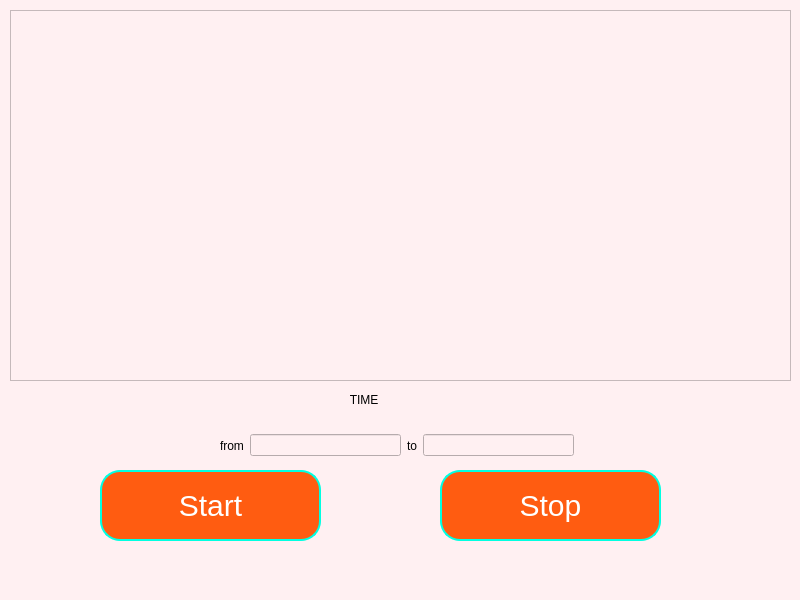
<?xml version="1.0" encoding="UTF-8"?>
<ui version="4.0">
 <class>MainWindow</class>
 <widget class="QMainWindow" name="MainWindow">
  <property name="geometry">
   <rect>
    <x>0</x>
    <y>0</y>
    <width>800</width>
    <height>600</height>
   </rect>
  </property>
  <property name="windowTitle">
   <string>MainWindow</string>
  </property>
  <property name="styleSheet">
   <string notr="true">background-color:rgb(255, 240, 242)</string>
  </property>
  <widget class="QWidget" name="centralwidget">
   <widget class="QTextBrowser" name="textBrowser">
    <property name="geometry">
     <rect>
      <x>10</x>
      <y>10</y>
      <width>781</width>
      <height>371</height>
     </rect>
    </property>
   </widget>
   <widget class="QPushButton" name="start_button">
    <property name="geometry">
     <rect>
      <x>100</x>
      <y>470</y>
      <width>221</width>
      <height>71</height>
     </rect>
    </property>
    <property name="styleSheet">
     <string notr="true">font-size: 30px;
font-weight: bolder;
border: 2px solid;
border-radius: 20px;
border-color: rgb(1, 255, 225);
background-color: rgb(255, 92, 17);
color: rgb(255, 255, 255)</string>
    </property>
    <property name="text">
     <string>Start</string>
    </property>
   </widget>
   <widget class="QPushButton" name="stop_button">
    <property name="geometry">
     <rect>
      <x>440</x>
      <y>470</y>
      <width>221</width>
      <height>71</height>
     </rect>
    </property>
    <property name="styleSheet">
     <string notr="true">font-size: 30px;
font-weight: bolder;
border: 2px solid;
border-radius: 20px;
border-color: rgb(1, 255, 225);
background-color: rgb(255, 92, 17);
color: rgb(255, 255, 255)</string>
    </property>
    <property name="text">
     <string>Stop</string>
    </property>
   </widget>
   <widget class="QLabel" name="label">
    <property name="geometry">
     <rect>
      <x>340</x>
      <y>390</y>
      <width>91</width>
      <height>20</height>
     </rect>
    </property>
    <property name="styleSheet">
     <string notr="true">font: 75 18pt &quot;MS Sans Serif&quot;;
justify-content:center;
align-items: center;</string>
    </property>
    <property name="text">
     <string>   TIME</string>
    </property>
    <property name="textFormat">
     <enum>Qt::PlainText</enum>
    </property>
   </widget>
   <widget class="QWidget" name="">
    <property name="geometry">
     <rect>
      <x>220</x>
      <y>430</y>
      <width>354</width>
      <height>31</height>
     </rect>
    </property>
    <layout class="QHBoxLayout" name="horizontalLayout">
     <item>
      <widget class="QLabel" name="labelDick">
       <property name="styleSheet">
        <string notr="true">font: 75 18pt &quot;MS Sans Serif&quot;;</string>
       </property>
       <property name="text">
        <string>from</string>
       </property>
      </widget>
     </item>
     <item>
      <widget class="QLineEdit" name="line_from">
       <property name="styleSheet">
        <string notr="true">z-index: 9999;</string>
       </property>
      </widget>
     </item>
     <item>
      <widget class="QLabel" name="labelCunt">
       <property name="styleSheet">
        <string notr="true">font: 75 18pt &quot;MS Sans Serif&quot;;</string>
       </property>
       <property name="text">
        <string>to</string>
       </property>
      </widget>
     </item>
     <item>
      <widget class="QLineEdit" name="line_to">
       <property name="styleSheet">
        <string notr="true">z-index: 9999;</string>
       </property>
      </widget>
     </item>
    </layout>
   </widget>
  </widget>
  <widget class="QMenuBar" name="menubar">
   <property name="geometry">
    <rect>
     <x>0</x>
     <y>0</y>
     <width>800</width>
     <height>21</height>
    </rect>
   </property>
  </widget>
  <widget class="QStatusBar" name="statusbar"/>
 </widget>
 <resources/>
 <connections/>
</ui>
